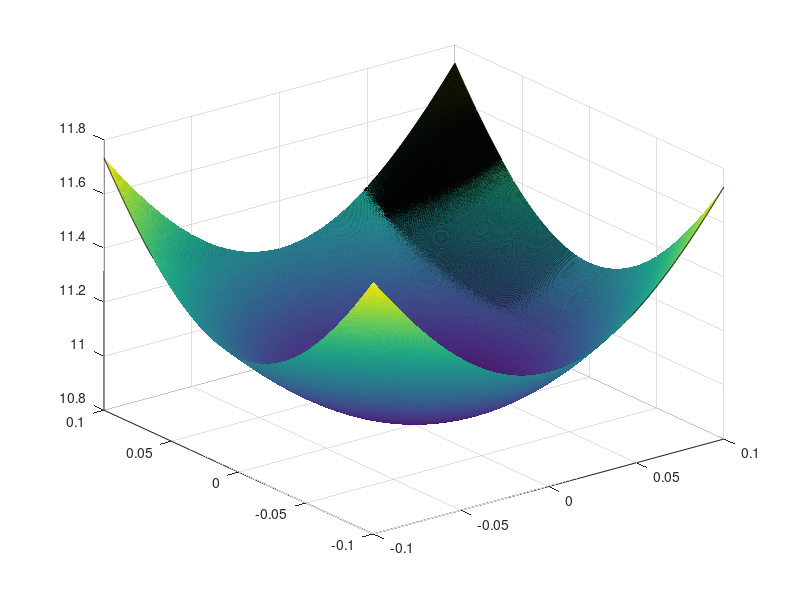

This chart was generated by the following MATLAB code: (Note: this script raises an error after producing the figure.)
nleds=64;
Ir_0 = 1.0;
d = 0.5;
xled=-7*d/2:d:7*d/2;
yled=-7*d/2:d:7*d/2;


ledcord=zeros(2,nleds);
temp=0;
for k=1:nleds

    ledcord(1,k)=-7*d/2 +(mod(k-1,8))*d;
    
   
    if(mod(k-1,8)==0 && k-1~= 0)
        temp=temp+1;
    end
    
    ledcord(2,k)=-7*d/2 + temp*d;

end

z = 0.35;

%x=-0.1:0.0001:0.1;
% y=-1:0.01:1;

%th=0:0.001:2*pi;
%r=1;
[x,y]=meshgrid(-0.1:0.0001:0.1,-0.1:0.0001:0.1);

r=0:0.0001:0.1;
th=pi/4;
E=zeros(size(x));


for i = 1:nleds
    %den=((r*cos(th)-ledcord(1,i)).^2 +(r*sin(th)-ledcord(2,i)).^2 +z^2).^2;
    den=((x-ledcord(1,i)).^2 +(y-ledcord(2,i)).^2 +z^2).^2;
    E= E + (z^2 * Ir_0)*((den).^(-1));
    
end

%x=-0.1:0.0001:0.1;
%y=-0.1:0.0001:0.1;

s=surf(x,y,E);

%hold on 
%plot(r,E);

s.EdgeColor = 'none';

